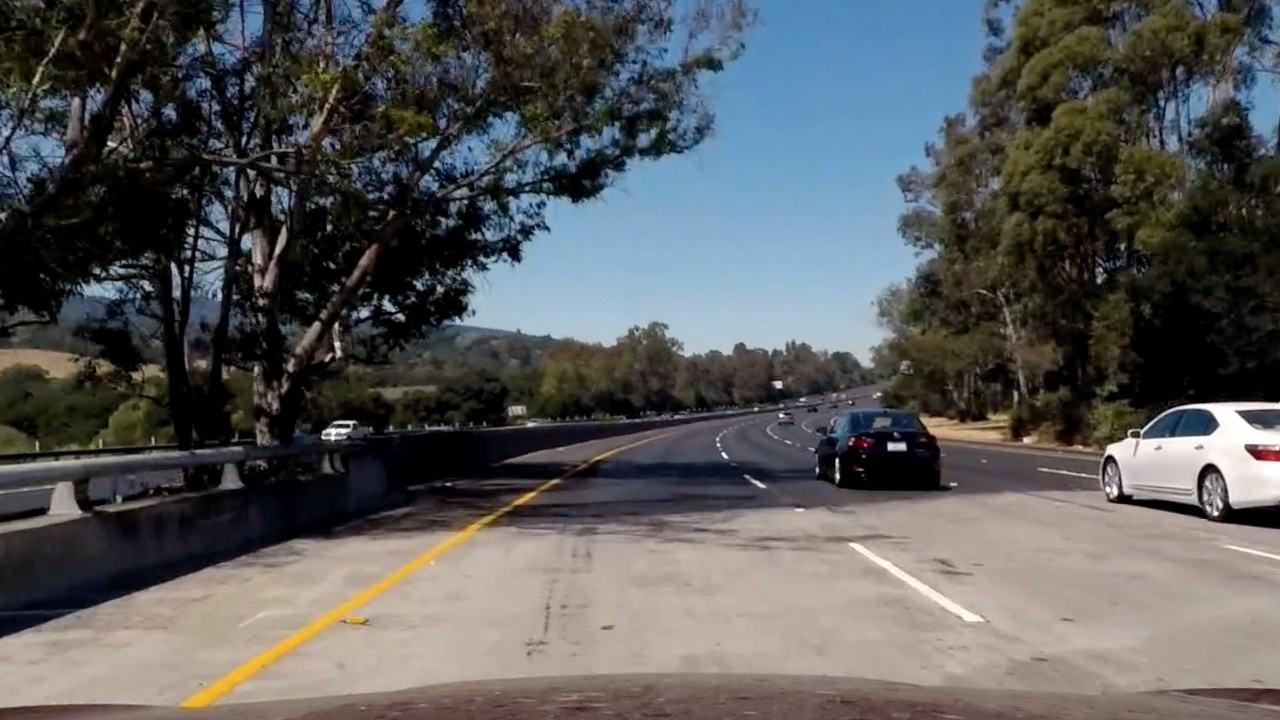
#> input picture test_images/bridge_shadow.jpg, 1280 x 720 px, given in place of project_video_f0614.jpg, which was not available
$ jupyter execute P1.ipynb   (shell and % lines are left out)   (text cells are left out)
#> lines starting #> are read from the running program, lines starting #| are printed output that depends on the picture; after the words box and inside, x2 and y2 are one past the last pixel; in counts of white or black regions, pixels touching at a corner belong together; pictures that were not available may be replaced by others from this repository, and a replacement may not be noted
#> in ProcessSingleImage, imgIn is the input picture: shape (720, 1280, 3); mean R, G, B 89.7, 90.6, 90.8
[cell 1]
#importing some useful packages
import matplotlib.pyplot as plt
import matplotlib.image as mpimg
import numpy as np
import cv2
import math
from moviepy.editor import VideoFileClip


import datetime
import pprint
pp = pprint.PrettyPrinter(indent=4)

[cell 2]
import math

# [7 lines left out: function grayscale, not called in this run]
    # Or use BGR2GRAY if you read an image with cv2.imread()
    # return cv2.cvtColor(img, cv2.COLOR_BGR2GRAY)

def canny(img, low_threshold, high_threshold):
    """Applies the Canny transform"""
    return cv2.Canny(img, low_threshold, high_threshold)

def gaussian_blur(img, kernel_size):
    """Applies a Gaussian Noise kernel"""
    return cv2.GaussianBlur(img, (kernel_size, kernel_size), 0)

# [73 lines left out: functions region_of_interest, draw_lines, hough_lines, weighted_img, not called in this run]

[cell 3]
def CalcSlope(lineSegIn):
    x1,y1,x2,y2 = lineSegIn
    slopeOut = (y2-y1)/(x2-x1)
    return(slopeOut)

def ExtendLineSegment(lineSegIn, extFactor = 0.25):
    x1,y1,x2,y2 = lineSegIn
    dx = x2 - x1
    dy = y2 - y1

    # This here is deeply cheesy!
    # Only extend the segment toward the bottom of the image
    if (dy > 0):
        x3 = int(round(x2 + extFactor * dx))
        y3 = int(round(y2 + extFactor * dy))
        x0 = x1
        y0 = y1
    else:
        x3 = x2
        y3 = y2
        x0 = int(round(x1 - extFactor * dx))
        y0 = int(round(y1 - extFactor * dy))

    lineSegOut = (x0,y0,x3,y3)
    return(lineSegOut)

[cell 4]
def PlotImageRecords(imgRecords):
    fig = plt.gcf()
    fig.set_size_inches(12,4)
    fig.set_dpi(180)

    numImages = len(imgRecords)
    numCols = 4
    numRows = math.ceil(numImages/numCols)
    for recIndex, imgRecord in enumerate(imgRecords):
        name, img = imgRecord

        plt.subplot(numRows, numCols, recIndex+1)
        plt.title(name)
        plt.axis('off')
        plt.imshow(img)

    #plt.tight_layout()
    #plt.show()

#PlotImageRecords(pipelineImgRecords)

[cell 5]
import os
from glob import glob
g_outputDir = "test_videos_output"

glob_pattern = os.path.join("test_images/", "*.jpg")
tmpFileNames = glob(glob_pattern)
g_testImgFileNames = tmpFileNames
g_testImgFileNamesFQ = [os.path.abspath(fileName) for fileName in tmpFileNames]

[cell 6]
# [6 lines left out: function ProcessImage, not called in this run]

def ProcessImageLowlevel(imgIn, imgInFileName="imageIn"):
    """
    Create the pipeline processed image on the input image.
    :param imgIn: Input matplotlib image
    :param imgInFileName: Optional filename of the input image - for debug display
    :returns imgOut: The processed image final result
    :returns pipelineImages: A list of the intermediate images of the pipeline for debug display
    """
    imgGray = cv2.cvtColor(imgIn, cv2.COLOR_RGB2GRAY)

    # Define a kernel size and apply Gaussian smoothing
    kernelSize = (5, 5)
    imgBlurGray = cv2.GaussianBlur(imgGray, kernelSize, 0)

    # Define our parameters for Canny and apply
    low_threshold = 50
    high_threshold = 150
    imgEdges = cv2.Canny(imgBlurGray, low_threshold, high_threshold)
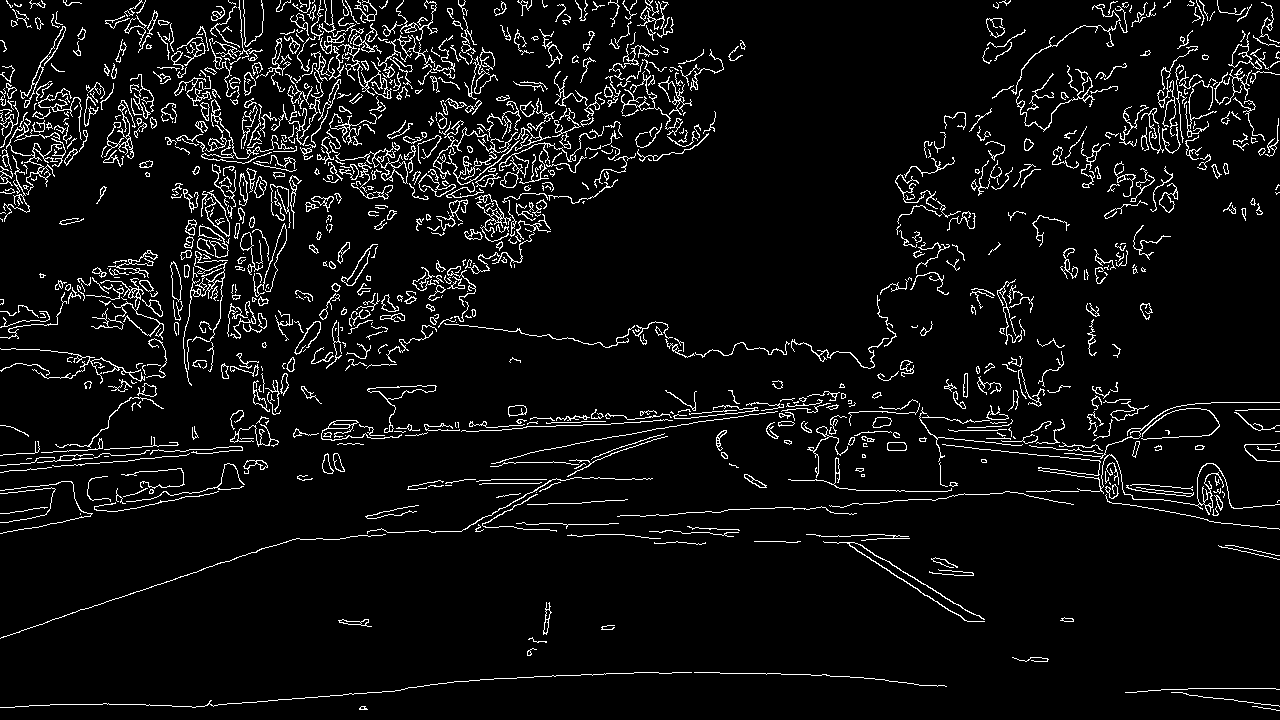
#> imgEdges: shape (720, 1280); 6.1% white in thin lines or dots

    # This time we are defining a four sided polygon to mask
    # Next we'll create a masked edges image using cv2.fillPoly()
    maskROI = np.zeros_like(imgEdges)
    ignore_mask_color = 255

    # Region of interest mask polygon
    iHeight = imgIn.shape[0]
#> iHeight = 720
    iWidth = imgIn.shape[1]
#> iWidth = 1280
    trapTop = 320
    leftbottom = (110, iHeight)
#> leftbottom = (110, 720)
    lefttop = (440, trapTop)
    righttop = (520, trapTop)
    rightbottom = (iWidth-75, iHeight)
#> rightbottom = (1205, 720)

    vertices = np.array([[ leftbottom, lefttop, righttop, rightbottom]], dtype=np.int32)
    cv2.fillPoly(maskROI, vertices, ignore_mask_color)
#> maskROI: shape (720, 1280); 25.5% white; 1 white region, box (x1, y1, x2, y2) and area: (110, 320, 1205, 720) 235371
    imgMaskedEdges = cv2.bitwise_and(imgEdges, maskROI)
#> imgMaskedEdges: shape (720, 1280); 0.64% white in thin lines or dots, all inside (x1, y1, x2, y2) = (122, 320, 1156, 710)

    maskROI3Ch = np.dstack((maskROI, maskROI, maskROI))
    imgMaskedInput = cv2.bitwise_and(imgIn, maskROI3Ch)
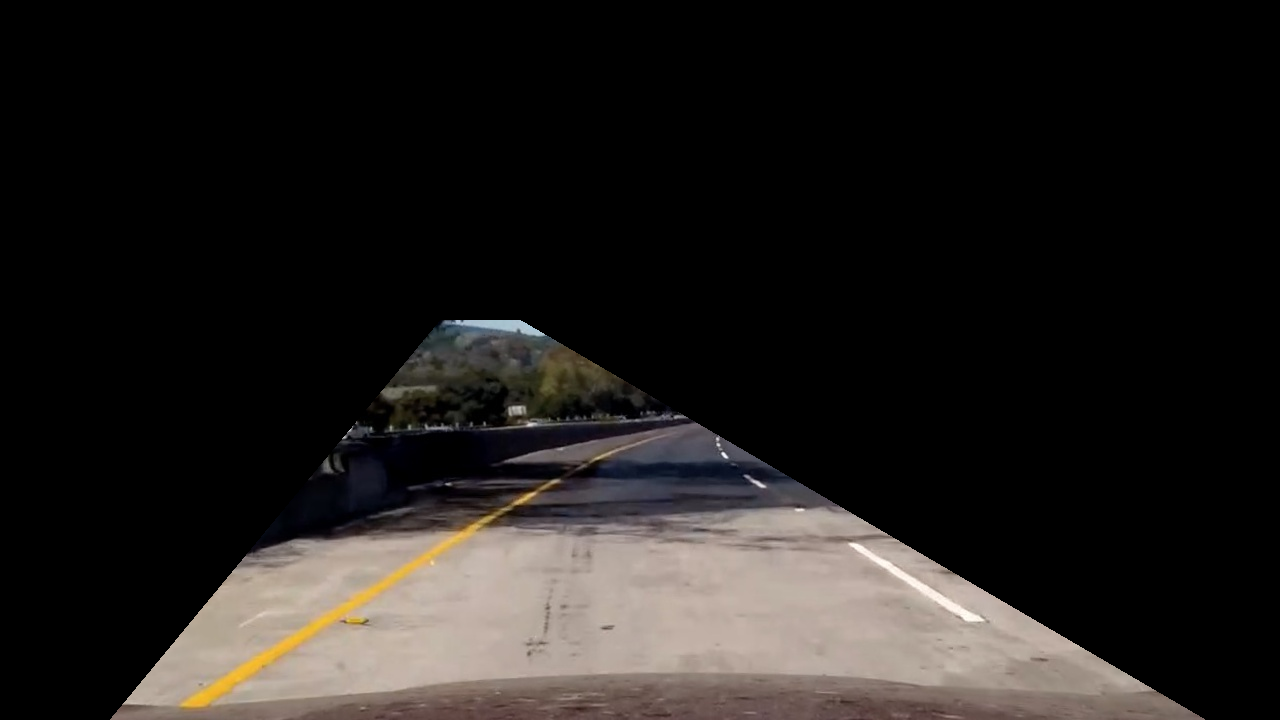
#> imgMaskedInput: shape (720, 1280, 3); mean R, G, B 33.9, 30.8, 28.7

    # Define the Hough transform parameters
    # Make a blank the same size as our image to draw on
    rho = 1 # distance resolution in pixels of the Hough grid
    theta =   0.1 * np.pi/180 # angular resolution in radians of the Hough grid
    threshold = 50    # minimum number of votes (intersections in Hough grid cell)
    min_line_length = 50#minimum number of pixels making up a line
    max_line_gap = 200    # maximum gap in pixels between connectable line segments
    imgLines = np.zeros_like(imgIn)

    # Run Hough on edge detected image
    # Output "lines" is an array containing endpoints of detected line segments
    lines = cv2.HoughLinesP(imgMaskedEdges, rho, theta, threshold, np.array([]), min_line_length, max_line_gap)
#> lines = 36 rows, first 6: [277, 544, 781, 507], [513, 331, 1047, 659], [342, 438, 688, 418], [516, 330, 1028, 660], [192, 707, 609, 673], [676, 672, 829, 675]

    # Iterate over the output "lines" and draw lines on a blank image
    print("numLines: ", len(lines))
#| numLines:  36
    slopesP = []
    slopesN = []

    for line in lines:
        #print(line[0])
        for x1,y1,x2,y2 in line:
            cv2.line(imgLines, (x1,y1), (x2,y2), (255,0,0), 10)
            lineExt = ExtendLineSegment(line[0], extFactor = 1)
            x1,y1,x2,y2 = lineExt
            cv2.line(imgLines, (x1,y1), (x2,y2), (255,0,0), 10)

            slope = CalcSlope(line[0])
            if (slope > 0):
                slopesP.append(slope)
            else:
                slopesN.append(slope)
#> this loop made 36 passes
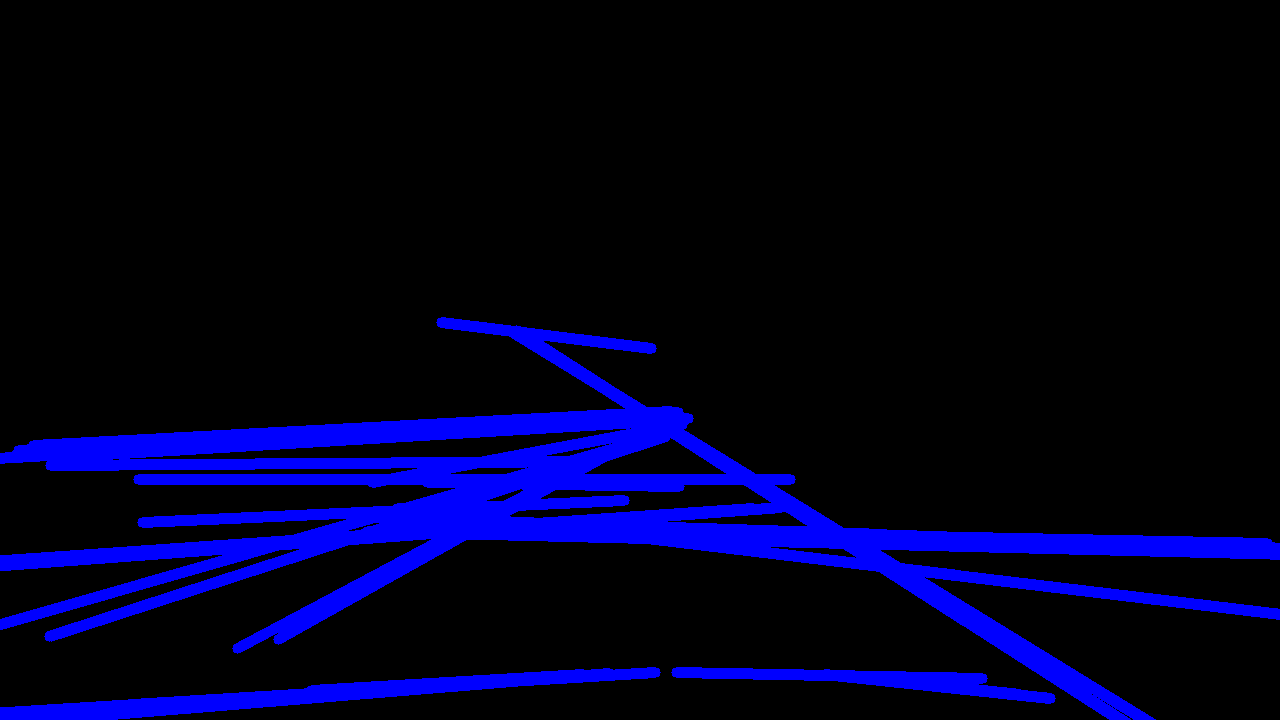
#> imgLines: shape (720, 1280, 3); mean of channels 0, 1, 2 31.6, 0, 0; drawn as B, G, R
#> after the loop, slopesN = [-0.0734, -0.0578, -0.0815, -0.069, -0.0578, -0.06, -0.0576, -0.561, 0, -0.0588, -0.532, -0.187, -0.0456, -0.0533, -0.286, -0.0607, -0.00735, -0.0612, -0.325, -0.0628, -0.558]; slopesP = [0.614, 0.645, 0.0196, 0.02, 0.106, 0.0245, 0.0328, 0.024, 0.614, 0.0233, 0.0159, 0.644, 0.119, 0.11, 0.124]

    # Create a "color" binary image to combine with line image
    imgEdges3Ch = np.dstack((imgEdges, imgEdges, imgEdges))
#> imgEdges3Ch: shape (720, 1280, 3); 6.1% white in thin lines or dots

    # Draw the lines on the edge image
    imgLinesEdges = cv2.addWeighted(imgEdges3Ch, 1, imgLines, 1.0, 0)

    # Overlay lines on input image
    imgLinesOnInput = cv2.addWeighted(imgLines, 1, imgIn, 0.7, 20)
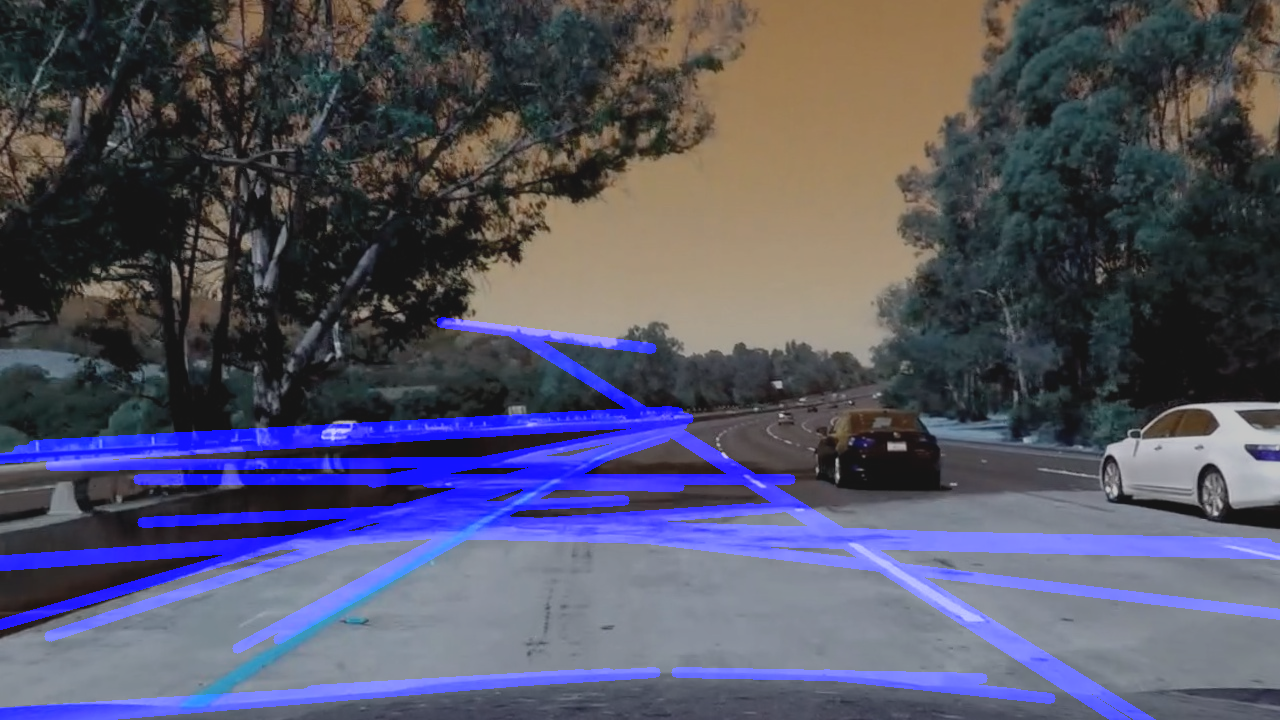
#> imgLinesOnInput: shape (720, 1280, 3); mean of channels 0, 1, 2 102.8, 83.4, 83.5; drawn as B, G, R
    #imgLinesOnInput = imgIn.copy()
    #lineMaskPixels = np.where(imgLines[:, :, 0] != 0)
    #imgLinesOnInput[lineMaskPixels] = imgLines[lineMaskPixels]

    imgOut = imgLinesOnInput
    # Create list of images for each step for dev/debug
    doDebugImages = True
    if doDebugImages :
        pipelineImages = [
            (imgInFileName, imgIn),
            ("imgMaskedInput", imgMaskedInput),
            #("imgGray", np.dstack((imgGray, imgGray, imgGray)) ),
            #("imgBlurGray", cv2.cvtColor(imgBlurGray,cv2.COLOR_GRAY2RGB)),
            ("imgEdges", cv2.cvtColor(imgEdges,cv2.COLOR_GRAY2RGB)),
            ("imgMaskedEdges", cv2.cvtColor(imgMaskedEdges,cv2.COLOR_GRAY2RGB)),
            #("imgLines", imgLines),
            ("imgLinesEdges", imgLinesEdges),
            ("imgLinesOnInput", imgLinesOnInput),
            ("imgOut", imgOut),
        ]
    else:
        pipelineImages = None
    return pipelineImages, imgOut

[cell 7]
def ProcessSingleImage(imgInFileName):
    imgIn = mpimg.imread(imgInFileName)
    pipelineImgRecords, imgOut = ProcessImageLowlevel(imgIn, imgInFileName)
#> pipelineImgRecords = 7 items
    PlotImageRecords(pipelineImgRecords)
#> in PlotImageRecords, `numImages = len(imgRecords)`: numImages = 7
#> in PlotImageRecords, `numRows = math.ceil(numImages/numCols)`: numRows = 2
#> the loop in PlotImageRecords, `for recIndex, imgRecord in enumerate(imgRecords):` made 7 passes
#> name on passes 2 to 7: 'imgMaskedInput', 'imgEdges', 'imgMaskedEdges', 'imgLinesEdges', 'imgLinesOnInput', 'imgOut'

imgInFileName = 'test_images/solidYellowLeft.jpg'
# [4 lines of commented-out code are left out]
imgInFileName = 'test_images/solidWhiteRight.jpg'
#imgInFileName = 'test_images/solidYellowCurve.jpg'
imgInFileName = "ImagesIn/VideosIn/project_video_frames/project_video_f0614.jpg"

ProcessSingleImage(imgInFileName)
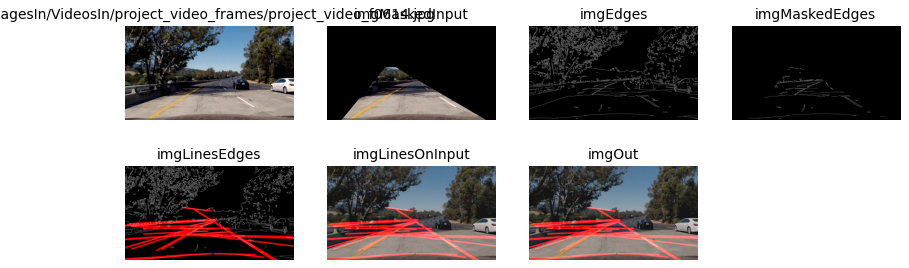
#> figure drawn by matplotlib, 7 panels

[cell 8]
from moviepy.editor import VideoFileClip
from IPython.display import HTML
import datetime

def ProcessVideo():
    fileNameBase = "solidWhiteRight"
    fileNameBase = "solidYellowLeft"
    #fileNameBase = "challenge"
    fileExt = ".mp4"
    folderInput = "test_videos/"
    folderOutput = "test_videos_output/"

    dt = datetime.datetime.now()
    strDT = "_{:%Y-%m-%dT%H:%M:%S}".format(dt)

    fileNameIn  = folderInput + fileNameBase + fileExt
    fileNameOut = folderOutput + fileNameBase + strDT + fileExt

    #clip1 = VideoFileClip(fileNameIn).subclip(0,3)
    clip1 = VideoFileClip(fileNameIn)
    white_clip = clip1.fl_image(ProcessImage) #NOTE: this function expects color images!!
    white_clip.write_videofile(fileNameOut, audio=False)

ProcessVideo()
#> (the call stopped at in ProcessVideo, `clip1 = VideoFileClip(fileNameIn)`: moviepy is not available in this run)
